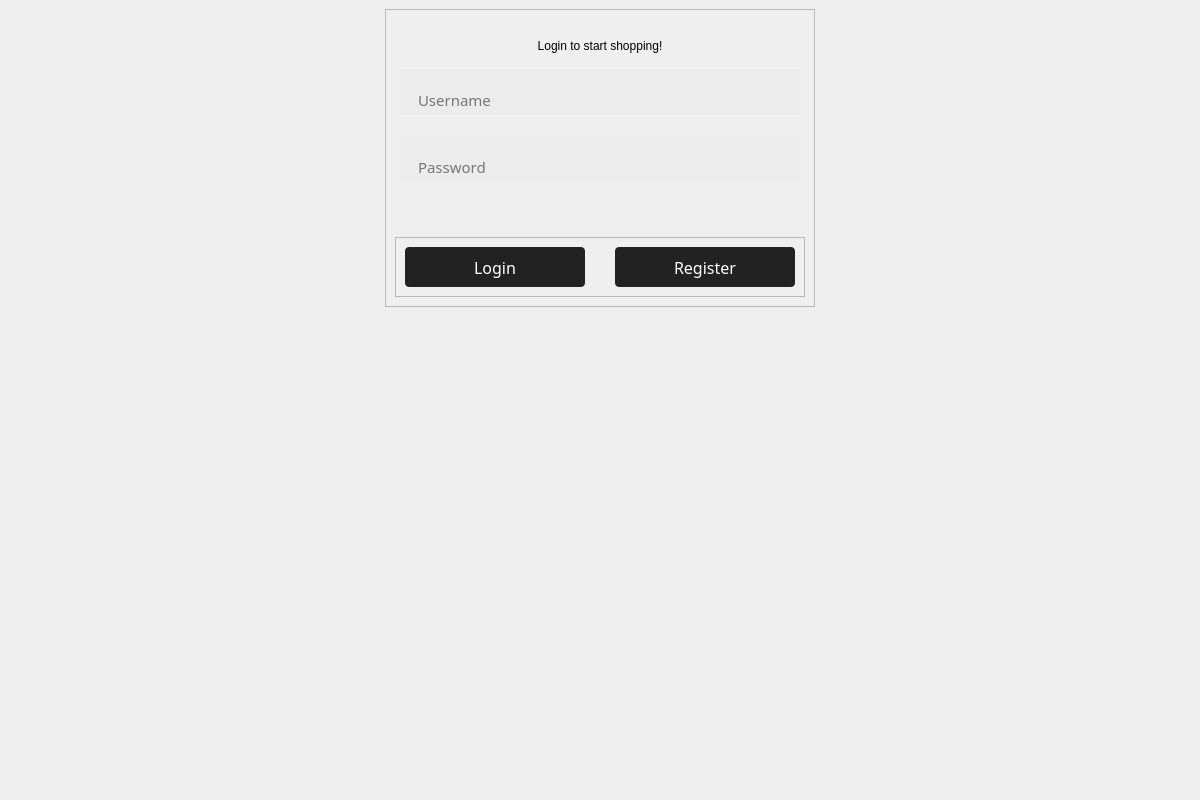
<?xml version="1.0" encoding="UTF-8"?>
<ui version="4.0">
 <class>MainWindow</class>
 <widget class="QMainWindow" name="MainWindow">
  <property name="geometry">
   <rect>
    <x>0</x>
    <y>0</y>
    <width>1200</width>
    <height>800</height>
   </rect>
  </property>
  <property name="windowTitle">
   <string>MainWindow</string>
  </property>
  <property name="styleSheet">
   <string notr="true"/>
  </property>
  <widget class="QWidget" name="centralwidget">
   <layout class="QHBoxLayout" name="horizontalLayout">
    <property name="leftMargin">
     <number>0</number>
    </property>
    <property name="topMargin">
     <number>0</number>
    </property>
    <property name="rightMargin">
     <number>0</number>
    </property>
    <property name="bottomMargin">
     <number>0</number>
    </property>
    <item>
     <widget class="QStackedWidget" name="stackedWidget">
      <property name="cursor">
       <cursorShape>ArrowCursor</cursorShape>
      </property>
      <property name="currentIndex">
       <number>0</number>
      </property>
      <widget class="QWidget" name="login_page">
       <layout class="QVBoxLayout" name="verticalLayout_5">
        <item alignment="Qt::AlignHCenter|Qt::AlignTop">
         <widget class="QFrame" name="frame_login">
          <property name="styleSheet">
           <string notr="true">
.QPushButton {
  background-color: #222;
  border-radius: 4px;
  border-style: none;
  color: #fff;
  line-height: 1.5;
  max-width: none;
  width: 150px;
  padding: 9px 20px 8px;
}

QPushButton:hover,
QPushButton:focus {
  background-color: rgb(54, 54, 54);
}

QLineEdit {
  color: rgba(0,0,0,.87);
  padding: 20px 16px 6px;
  background: #ececec;
  border: none;
  border-radius: 4px;
  border-bottom: 1px solid rgba(0,0,0,.42);
  border-radius: 0 0 0 0;
  font-size: 15px;
  height: 20px;
}

#hint {
	font: 25 12pt &quot;Bahnschrift Light SemiCondensed&quot;;
	margin-bottom: 10px;
}


</string>
          </property>
          <property name="frameShape">
           <enum>QFrame::StyledPanel</enum>
          </property>
          <property name="frameShadow">
           <enum>QFrame::Raised</enum>
          </property>
          <layout class="QVBoxLayout" name="verticalLayout_7">
           <item>
            <widget class="QLabel" name="logo">
             <property name="maximumSize">
              <size>
               <width>600</width>
               <height>300</height>
              </size>
             </property>
             <property name="baseSize">
              <size>
               <width>500</width>
               <height>200</height>
              </size>
             </property>
             <property name="styleSheet">
              <string notr="true"/>
             </property>
             <property name="text">
              <string/>
             </property>
             <property name="pixmap">
              <pixmap resource="agriculture-shop-ressources.qrc">:/pictures/assets/Logo2.png</pixmap>
             </property>
             <property name="scaledContents">
              <bool>true</bool>
             </property>
             <property name="alignment">
              <set>Qt::AlignCenter</set>
             </property>
            </widget>
           </item>
           <item>
            <widget class="QLabel" name="hint">
             <property name="text">
              <string>Login to start shopping!</string>
             </property>
             <property name="alignment">
              <set>Qt::AlignCenter</set>
             </property>
            </widget>
           </item>
           <item alignment="Qt::AlignHCenter">
            <widget class="QLineEdit" name="input_username">
             <property name="minimumSize">
              <size>
               <width>400</width>
               <height>0</height>
              </size>
             </property>
             <property name="maximumSize">
              <size>
               <width>500</width>
               <height>16777215</height>
              </size>
             </property>
             <property name="font">
              <font>
               <family>Bahnschrift</family>
               <pointsize>-1</pointsize>
              </font>
             </property>
             <property name="autoFillBackground">
              <bool>false</bool>
             </property>
             <property name="placeholderText">
              <string>Username</string>
             </property>
            </widget>
           </item>
           <item>
            <spacer name="verticalSpacer_2">
             <property name="orientation">
              <enum>Qt::Vertical</enum>
             </property>
             <property name="sizeType">
              <enum>QSizePolicy::Expanding</enum>
             </property>
             <property name="sizeHint" stdset="0">
              <size>
               <width>20</width>
               <height>15</height>
              </size>
             </property>
            </spacer>
           </item>
           <item alignment="Qt::AlignHCenter">
            <widget class="QLineEdit" name="input_password">
             <property name="minimumSize">
              <size>
               <width>400</width>
               <height>0</height>
              </size>
             </property>
             <property name="maximumSize">
              <size>
               <width>500</width>
               <height>16777215</height>
              </size>
             </property>
             <property name="font">
              <font>
               <family>Bahnschrift</family>
               <pointsize>-1</pointsize>
              </font>
             </property>
             <property name="inputMask">
              <string/>
             </property>
             <property name="echoMode">
              <enum>QLineEdit::Password</enum>
             </property>
             <property name="placeholderText">
              <string>Password</string>
             </property>
            </widget>
           </item>
           <item alignment="Qt::AlignHCenter|Qt::AlignVCenter">
            <widget class="QLabel" name="hint_login_information">
             <property name="enabled">
              <bool>true</bool>
             </property>
             <property name="minimumSize">
              <size>
               <width>380</width>
               <height>0</height>
              </size>
             </property>
             <property name="maximumSize">
              <size>
               <width>380</width>
               <height>16777215</height>
              </size>
             </property>
             <property name="font">
              <font>
               <family>Bahnschrift Light</family>
               <pointsize>10</pointsize>
              </font>
             </property>
             <property name="styleSheet">
              <string notr="true">color: red;</string>
             </property>
             <property name="text">
              <string/>
             </property>
             <property name="alignment">
              <set>Qt::AlignRight|Qt::AlignTrailing|Qt::AlignVCenter</set>
             </property>
            </widget>
           </item>
           <item>
            <spacer name="verticalSpacer">
             <property name="orientation">
              <enum>Qt::Vertical</enum>
             </property>
             <property name="sizeHint" stdset="0">
              <size>
               <width>20</width>
               <height>25</height>
              </size>
             </property>
            </spacer>
           </item>
           <item alignment="Qt::AlignHCenter">
            <widget class="QFrame" name="frame">
             <property name="minimumSize">
              <size>
               <width>0</width>
               <height>0</height>
              </size>
             </property>
             <property name="frameShape">
              <enum>QFrame::StyledPanel</enum>
             </property>
             <property name="frameShadow">
              <enum>QFrame::Raised</enum>
             </property>
             <layout class="QHBoxLayout" name="horizontalLayout_2">
              <property name="spacing">
               <number>30</number>
              </property>
              <item>
               <widget class="QPushButton" name="pushButton_4">
                <property name="minimumSize">
                 <size>
                  <width>180</width>
                  <height>0</height>
                 </size>
                </property>
                <property name="maximumSize">
                 <size>
                  <width>79</width>
                  <height>16777215</height>
                 </size>
                </property>
                <property name="font">
                 <font>
                  <family>Bahnschrift</family>
                  <pointsize>12</pointsize>
                  <weight>50</weight>
                  <bold>false</bold>
                 </font>
                </property>
                <property name="cursor">
                 <cursorShape>PointingHandCursor</cursorShape>
                </property>
                <property name="text">
                 <string>Login</string>
                </property>
                <property name="flat">
                 <bool>false</bool>
                </property>
               </widget>
              </item>
              <item>
               <widget class="QPushButton" name="pushButton">
                <property name="minimumSize">
                 <size>
                  <width>180</width>
                  <height>0</height>
                 </size>
                </property>
                <property name="font">
                 <font>
                  <family>Bahnschrift</family>
                  <pointsize>12</pointsize>
                 </font>
                </property>
                <property name="cursor">
                 <cursorShape>PointingHandCursor</cursorShape>
                </property>
                <property name="text">
                 <string>Register</string>
                </property>
                <property name="flat">
                 <bool>false</bool>
                </property>
               </widget>
              </item>
             </layout>
            </widget>
           </item>
          </layout>
         </widget>
        </item>
       </layout>
      </widget>
      <widget class="QWidget" name="buyer">
       <layout class="QVBoxLayout" name="verticalLayout">
        <item>
         <widget class="QFrame" name="frame_buyer">
          <property name="frameShape">
           <enum>QFrame::StyledPanel</enum>
          </property>
          <property name="frameShadow">
           <enum>QFrame::Raised</enum>
          </property>
          <layout class="QVBoxLayout" name="verticalLayout_2">
           <item alignment="Qt::AlignVCenter">
            <widget class="QLabel" name="label">
             <property name="font">
              <font>
               <family>Bahnschrift SemiBold</family>
               <pointsize>28</pointsize>
               <weight>75</weight>
               <bold>true</bold>
              </font>
             </property>
             <property name="text">
              <string>You have logged in!</string>
             </property>
             <property name="alignment">
              <set>Qt::AlignCenter</set>
             </property>
            </widget>
           </item>
          </layout>
         </widget>
        </item>
       </layout>
      </widget>
     </widget>
    </item>
   </layout>
  </widget>
 </widget>
 <resources>
  <include location="agriculture-shop-ressources.qrc"/>
 </resources>
 <connections/>
</ui>
